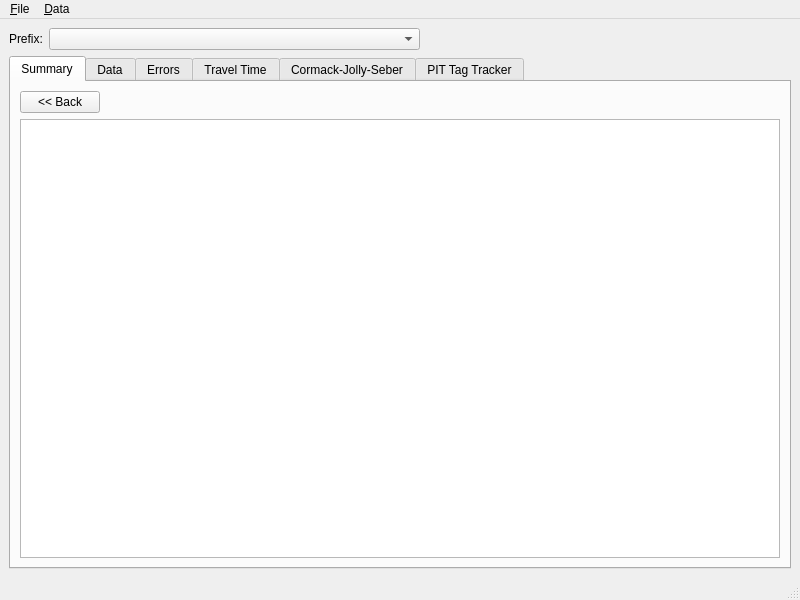
<?xml version="1.0" encoding="UTF-8"?>
<ui version="4.0">
 <class>ResultManager</class>
 <widget class="QMainWindow" name="ResultManager">
  <property name="geometry">
   <rect>
    <x>0</x>
    <y>0</y>
    <width>800</width>
    <height>600</height>
   </rect>
  </property>
  <property name="windowTitle">
   <string>MainWindow</string>
  </property>
  <widget class="QWidget" name="centralwidget">
   <layout class="QVBoxLayout" name="verticalLayout">
    <item>
     <layout class="QVBoxLayout" name="layoutMain">
      <property name="spacing">
       <number>6</number>
      </property>
      <property name="leftMargin">
       <number>0</number>
      </property>
      <property name="topMargin">
       <number>0</number>
      </property>
      <property name="rightMargin">
       <number>0</number>
      </property>
      <property name="bottomMargin">
       <number>0</number>
      </property>
      <item>
       <layout class="QHBoxLayout" name="layoutPrefix">
        <property name="spacing">
         <number>6</number>
        </property>
        <property name="leftMargin">
         <number>0</number>
        </property>
        <property name="topMargin">
         <number>0</number>
        </property>
        <property name="rightMargin">
         <number>0</number>
        </property>
        <property name="bottomMargin">
         <number>0</number>
        </property>
        <item>
         <widget class="QLabel" name="prefixLabel">
          <property name="text">
           <string>Prefix:</string>
          </property>
         </widget>
        </item>
        <item>
         <widget class="QComboBox" name="groupCombo">
          <property name="sizePolicy">
           <sizepolicy hsizetype="Expanding" vsizetype="Fixed">
            <horstretch>0</horstretch>
            <verstretch>0</verstretch>
           </sizepolicy>
          </property>
         </widget>
        </item>
        <item>
         <spacer name="spacerPrefix">
          <property name="orientation">
           <enum>Qt::Horizontal</enum>
          </property>
          <property name="sizeHint" stdset="0">
           <size>
            <width>40</width>
            <height>20</height>
           </size>
          </property>
         </spacer>
        </item>
       </layout>
      </item>
      <item>
       <widget class="QTabWidget" name="tabWidget">
        <property name="currentIndex">
         <number>0</number>
        </property>
        <widget class="QWidget" name="summary">
         <attribute name="title">
          <string>Summary</string>
         </attribute>
         <layout class="QVBoxLayout" name="_3">
          <item>
           <layout class="QVBoxLayout" name="layoutSum">
            <property name="spacing">
             <number>6</number>
            </property>
            <property name="leftMargin">
             <number>0</number>
            </property>
            <property name="topMargin">
             <number>0</number>
            </property>
            <property name="rightMargin">
             <number>0</number>
            </property>
            <property name="bottomMargin">
             <number>0</number>
            </property>
            <item>
             <layout class="QHBoxLayout" name="layoutSummary">
              <property name="spacing">
               <number>6</number>
              </property>
              <property name="leftMargin">
               <number>0</number>
              </property>
              <property name="topMargin">
               <number>0</number>
              </property>
              <property name="rightMargin">
               <number>0</number>
              </property>
              <property name="bottomMargin">
               <number>0</number>
              </property>
              <item>
               <widget class="QPushButton" name="backButton">
                <property name="text">
                 <string>&lt;&lt; Back</string>
                </property>
               </widget>
              </item>
              <item>
               <spacer name="spacerSummary">
                <property name="orientation">
                 <enum>Qt::Horizontal</enum>
                </property>
                <property name="sizeHint" stdset="0">
                 <size>
                  <width>40</width>
                  <height>20</height>
                 </size>
                </property>
               </spacer>
              </item>
             </layout>
            </item>
           </layout>
          </item>
          <item>
           <widget class="QTextBrowser" name="summaryTextBrowser"/>
          </item>
         </layout>
        </widget>
        <widget class="QWidget" name="data">
         <attribute name="title">
          <string>Data</string>
         </attribute>
         <layout class="QVBoxLayout" name="_6">
          <item>
           <layout class="QVBoxLayout" name="layoutData_2">
            <property name="spacing">
             <number>6</number>
            </property>
            <property name="leftMargin">
             <number>0</number>
            </property>
            <property name="topMargin">
             <number>0</number>
            </property>
            <property name="rightMargin">
             <number>0</number>
            </property>
            <property name="bottomMargin">
             <number>0</number>
            </property>
            <item>
             <layout class="QHBoxLayout" name="layoutData">
              <property name="spacing">
               <number>6</number>
              </property>
              <property name="leftMargin">
               <number>0</number>
              </property>
              <property name="topMargin">
               <number>0</number>
              </property>
              <property name="rightMargin">
               <number>0</number>
              </property>
              <property name="bottomMargin">
               <number>0</number>
              </property>
              <item>
               <widget class="QPushButton" name="dataBackButton">
                <property name="text">
                 <string>&lt;&lt; Back</string>
                </property>
               </widget>
              </item>
              <item>
               <spacer name="spacerData">
                <property name="orientation">
                 <enum>Qt::Horizontal</enum>
                </property>
                <property name="sizeHint" stdset="0">
                 <size>
                  <width>40</width>
                  <height>20</height>
                 </size>
                </property>
               </spacer>
              </item>
             </layout>
            </item>
           </layout>
          </item>
          <item>
           <widget class="QTextBrowser" name="dataTextBrowser"/>
          </item>
         </layout>
        </widget>
        <widget class="QWidget" name="errors">
         <attribute name="title">
          <string>Errors</string>
         </attribute>
         <layout class="QVBoxLayout" name="_9">
          <item>
           <layout class="QVBoxLayout" name="layoutError">
            <property name="spacing">
             <number>6</number>
            </property>
            <property name="leftMargin">
             <number>0</number>
            </property>
            <property name="topMargin">
             <number>0</number>
            </property>
            <property name="rightMargin">
             <number>0</number>
            </property>
            <property name="bottomMargin">
             <number>0</number>
            </property>
            <item>
             <layout class="QHBoxLayout" name="layoutErrors">
              <property name="spacing">
               <number>6</number>
              </property>
              <property name="leftMargin">
               <number>0</number>
              </property>
              <property name="topMargin">
               <number>0</number>
              </property>
              <property name="rightMargin">
               <number>0</number>
              </property>
              <property name="bottomMargin">
               <number>0</number>
              </property>
              <item>
               <widget class="QLabel" name="labelErrors">
                <property name="text">
                 <string>Run:</string>
                </property>
               </widget>
              </item>
              <item>
               <widget class="QComboBox" name="errorRunCombo">
                <property name="sizePolicy">
                 <sizepolicy hsizetype="Expanding" vsizetype="Fixed">
                  <horstretch>0</horstretch>
                  <verstretch>0</verstretch>
                 </sizepolicy>
                </property>
               </widget>
              </item>
              <item>
               <spacer name="spacerErrors">
                <property name="orientation">
                 <enum>Qt::Horizontal</enum>
                </property>
                <property name="sizeHint" stdset="0">
                 <size>
                  <width>40</width>
                  <height>20</height>
                 </size>
                </property>
               </spacer>
              </item>
             </layout>
            </item>
           </layout>
          </item>
          <item>
           <widget class="QTextEdit" name="errorsTextEdit">
            <property name="readOnly">
             <bool>true</bool>
            </property>
           </widget>
          </item>
         </layout>
        </widget>
        <widget class="QWidget" name="travelTime">
         <attribute name="title">
          <string>Travel Time</string>
         </attribute>
         <layout class="QVBoxLayout" name="_12">
          <item>
           <layout class="QVBoxLayout" name="layoutTT">
            <property name="spacing">
             <number>6</number>
            </property>
            <property name="leftMargin">
             <number>0</number>
            </property>
            <property name="topMargin">
             <number>0</number>
            </property>
            <property name="rightMargin">
             <number>0</number>
            </property>
            <property name="bottomMargin">
             <number>0</number>
            </property>
            <item>
             <layout class="QHBoxLayout" name="layoutTravelTime">
              <property name="spacing">
               <number>6</number>
              </property>
              <property name="leftMargin">
               <number>0</number>
              </property>
              <property name="topMargin">
               <number>0</number>
              </property>
              <property name="rightMargin">
               <number>0</number>
              </property>
              <property name="bottomMargin">
               <number>0</number>
              </property>
              <item>
               <widget class="QLabel" name="labelTravelTime">
                <property name="text">
                 <string>Run:</string>
                </property>
               </widget>
              </item>
              <item>
               <widget class="QComboBox" name="ttRunCombo">
                <property name="sizePolicy">
                 <sizepolicy hsizetype="Expanding" vsizetype="Fixed">
                  <horstretch>0</horstretch>
                  <verstretch>0</verstretch>
                 </sizepolicy>
                </property>
               </widget>
              </item>
              <item>
               <spacer name="spacerTravelTime">
                <property name="orientation">
                 <enum>Qt::Horizontal</enum>
                </property>
                <property name="sizeHint" stdset="0">
                 <size>
                  <width>40</width>
                  <height>20</height>
                 </size>
                </property>
               </spacer>
              </item>
             </layout>
            </item>
           </layout>
          </item>
          <item>
           <widget class="QTextEdit" name="ttTextEdit">
            <property name="readOnly">
             <bool>true</bool>
            </property>
           </widget>
          </item>
         </layout>
        </widget>
        <widget class="QWidget" name="cjs">
         <attribute name="title">
          <string>Cormack-Jolly-Seber</string>
         </attribute>
         <layout class="QVBoxLayout" name="_15">
          <item>
           <layout class="QHBoxLayout" name="layoutCJS">
            <item>
             <widget class="QCheckBox" name="oneTableCjsCB">
              <property name="text">
               <string>Display in one table</string>
              </property>
             </widget>
            </item>
            <item>
             <widget class="QCheckBox" name="showLambdaCB">
              <property name="text">
               <string>Show final product (lambda)</string>
              </property>
              <property name="checked">
               <bool>false</bool>
              </property>
             </widget>
            </item>
            <item>
             <spacer name="spacerCJS">
              <property name="orientation">
               <enum>Qt::Horizontal</enum>
              </property>
              <property name="sizeHint" stdset="0">
               <size>
                <width>40</width>
                <height>20</height>
               </size>
              </property>
             </spacer>
            </item>
           </layout>
          </item>
          <item>
           <widget class="QTextEdit" name="cjsTextEdit">
            <property name="readOnly">
             <bool>true</bool>
            </property>
           </widget>
          </item>
         </layout>
        </widget>
        <widget class="QWidget" name="tracker">
         <attribute name="title">
          <string>PIT Tag Tracker</string>
         </attribute>
         <layout class="QVBoxLayout" name="_17">
          <item>
           <layout class="QVBoxLayout" name="layoutPitTags">
            <property name="spacing">
             <number>6</number>
            </property>
            <property name="leftMargin">
             <number>0</number>
            </property>
            <property name="topMargin">
             <number>0</number>
            </property>
            <property name="rightMargin">
             <number>0</number>
            </property>
            <property name="bottomMargin">
             <number>0</number>
            </property>
            <item>
             <layout class="QHBoxLayout" name="layoutPitTag">
              <property name="spacing">
               <number>6</number>
              </property>
              <property name="leftMargin">
               <number>0</number>
              </property>
              <property name="topMargin">
               <number>0</number>
              </property>
              <property name="rightMargin">
               <number>0</number>
              </property>
              <property name="bottomMargin">
               <number>0</number>
              </property>
              <item>
               <widget class="QLabel" name="label">
                <property name="text">
                 <string>PIT Tag:</string>
                </property>
               </widget>
              </item>
              <item>
               <widget class="QComboBox" name="pitComboBox">
                <property name="sizePolicy">
                 <sizepolicy hsizetype="Expanding" vsizetype="Fixed">
                  <horstretch>0</horstretch>
                  <verstretch>0</verstretch>
                 </sizepolicy>
                </property>
                <property name="editable">
                 <bool>true</bool>
                </property>
                <property name="maxCount">
                 <number>30</number>
                </property>
               </widget>
              </item>
              <item>
               <widget class="QPushButton" name="goButton">
                <property name="text">
                 <string>Go</string>
                </property>
               </widget>
              </item>
              <item>
               <spacer name="spacerPitTag">
                <property name="orientation">
                 <enum>Qt::Horizontal</enum>
                </property>
                <property name="sizeHint" stdset="0">
                 <size>
                  <width>40</width>
                  <height>20</height>
                 </size>
                </property>
               </spacer>
              </item>
              <item>
               <widget class="QCheckBox" name="trackerDetailCheckBox">
                <property name="text">
                 <string>Show details</string>
                </property>
               </widget>
              </item>
             </layout>
            </item>
           </layout>
          </item>
          <item>
           <widget class="QTextEdit" name="trackerTextEdit">
            <property name="readOnly">
             <bool>true</bool>
            </property>
           </widget>
          </item>
         </layout>
        </widget>
       </widget>
      </item>
     </layout>
    </item>
   </layout>
  </widget>
  <widget class="QMenuBar" name="menubar">
   <property name="geometry">
    <rect>
     <x>0</x>
     <y>0</y>
     <width>800</width>
     <height>22</height>
    </rect>
   </property>
   <widget class="QMenu" name="menu_File">
    <property name="title">
     <string>&amp;File</string>
    </property>
    <addaction name="actionSave"/>
    <addaction name="actionPrint"/>
    <addaction name="separator"/>
    <addaction name="actionExit"/>
   </widget>
   <widget class="QMenu" name="menu_Data">
    <property name="title">
     <string>&amp;Data</string>
    </property>
    <addaction name="actionCJS_Data"/>
    <addaction name="actionTravel_Time_data"/>
    <addaction name="actionCovariance_matrix"/>
   </widget>
   <addaction name="menu_File"/>
   <addaction name="menu_Data"/>
  </widget>
  <widget class="QStatusBar" name="statusbar"/>
  <action name="actionSave">
   <property name="text">
    <string>&amp;Save</string>
   </property>
  </action>
  <action name="actionPrint">
   <property name="text">
    <string>&amp;Print</string>
   </property>
  </action>
  <action name="actionExit">
   <property name="text">
    <string>E&amp;xit</string>
   </property>
  </action>
  <action name="actionCovariance_matrix">
   <property name="text">
    <string>Export Covariance Matrix</string>
   </property>
  </action>
  <action name="actionCJS_Data">
   <property name="text">
    <string>Export Cormack-jolly-Seber Data (CSV)</string>
   </property>
  </action>
  <action name="actionTravel_Time_data">
   <property name="text">
    <string>Export Travel Time Data (CSV)</string>
   </property>
  </action>
 </widget>
 <resources/>
 <connections/>
</ui>
